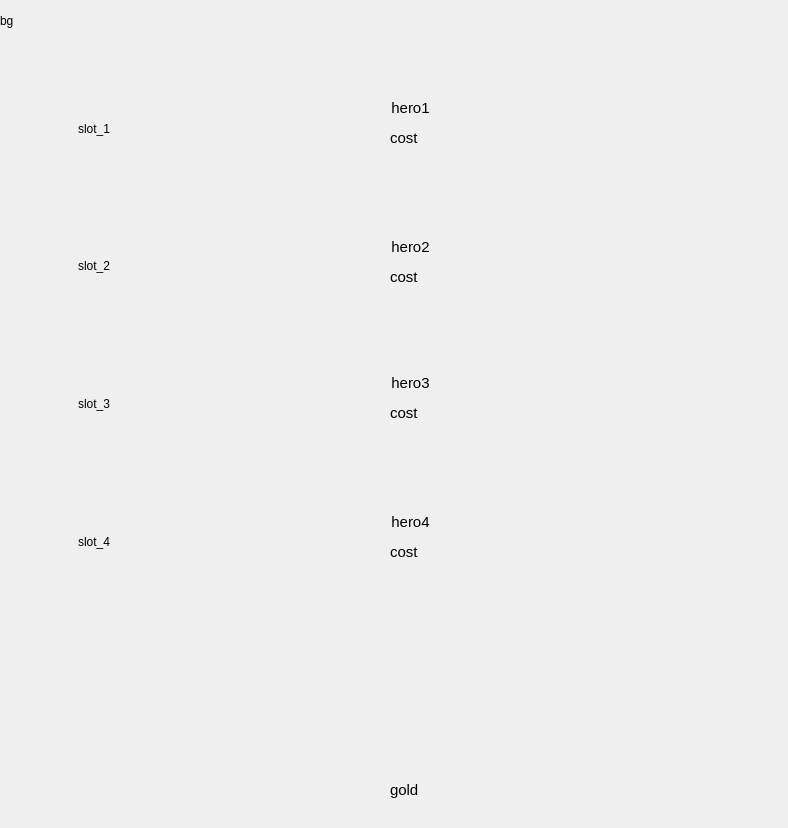
<?xml version="1.0" encoding="UTF-8"?>
<ui version="4.0">
 <class>ChooseHeroMenu</class>
 <widget class="QMainWindow" name="ChooseHeroMenu">
  <property name="geometry">
   <rect>
    <x>0</x>
    <y>0</y>
    <width>788</width>
    <height>828</height>
   </rect>
  </property>
  <property name="windowTitle">
   <string>ChooseHero</string>
  </property>
  <widget class="QWidget" name="centralwidget">
   <widget class="QLabel" name="slot2">
    <property name="geometry">
     <rect>
      <x>78</x>
      <y>202</y>
      <width>105</width>
      <height>127</height>
     </rect>
    </property>
    <property name="frameShape">
     <enum>QFrame::NoFrame</enum>
    </property>
    <property name="frameShadow">
     <enum>QFrame::Raised</enum>
    </property>
    <property name="lineWidth">
     <number>1</number>
    </property>
    <property name="midLineWidth">
     <number>0</number>
    </property>
    <property name="text">
     <string>slot_2</string>
    </property>
   </widget>
   <widget class="QPushButton" name="pushButtonSlot1">
    <property name="geometry">
     <rect>
      <x>78</x>
      <y>65</y>
      <width>105</width>
      <height>127</height>
     </rect>
    </property>
    <property name="text">
     <string/>
    </property>
    <property name="flat">
     <bool>true</bool>
    </property>
   </widget>
   <widget class="QLabel" name="slot3">
    <property name="geometry">
     <rect>
      <x>78</x>
      <y>340</y>
      <width>105</width>
      <height>127</height>
     </rect>
    </property>
    <property name="frameShape">
     <enum>QFrame::NoFrame</enum>
    </property>
    <property name="frameShadow">
     <enum>QFrame::Raised</enum>
    </property>
    <property name="lineWidth">
     <number>1</number>
    </property>
    <property name="midLineWidth">
     <number>0</number>
    </property>
    <property name="text">
     <string>slot_3</string>
    </property>
   </widget>
   <widget class="QLabel" name="slot4">
    <property name="geometry">
     <rect>
      <x>78</x>
      <y>478</y>
      <width>105</width>
      <height>127</height>
     </rect>
    </property>
    <property name="frameShape">
     <enum>QFrame::NoFrame</enum>
    </property>
    <property name="frameShadow">
     <enum>QFrame::Raised</enum>
    </property>
    <property name="lineWidth">
     <number>1</number>
    </property>
    <property name="midLineWidth">
     <number>0</number>
    </property>
    <property name="text">
     <string>slot_4</string>
    </property>
   </widget>
   <widget class="QPushButton" name="pushButtonSlot3">
    <property name="geometry">
     <rect>
      <x>78</x>
      <y>340</y>
      <width>105</width>
      <height>127</height>
     </rect>
    </property>
    <property name="text">
     <string/>
    </property>
    <property name="flat">
     <bool>true</bool>
    </property>
   </widget>
   <widget class="QPushButton" name="pushButtonSlot4">
    <property name="geometry">
     <rect>
      <x>78</x>
      <y>478</y>
      <width>105</width>
      <height>127</height>
     </rect>
    </property>
    <property name="text">
     <string/>
    </property>
    <property name="flat">
     <bool>true</bool>
    </property>
   </widget>
   <widget class="QLabel" name="slot1">
    <property name="geometry">
     <rect>
      <x>78</x>
      <y>65</y>
      <width>105</width>
      <height>127</height>
     </rect>
    </property>
    <property name="frameShape">
     <enum>QFrame::NoFrame</enum>
    </property>
    <property name="frameShadow">
     <enum>QFrame::Raised</enum>
    </property>
    <property name="lineWidth">
     <number>1</number>
    </property>
    <property name="midLineWidth">
     <number>0</number>
    </property>
    <property name="text">
     <string>slot_1</string>
    </property>
   </widget>
   <widget class="QPushButton" name="pushButtonSlot2">
    <property name="geometry">
     <rect>
      <x>78</x>
      <y>202</y>
      <width>105</width>
      <height>127</height>
     </rect>
    </property>
    <property name="text">
     <string/>
    </property>
    <property name="flat">
     <bool>true</bool>
    </property>
   </widget>
   <widget class="QLabel" name="gifLabel1">
    <property name="geometry">
     <rect>
      <x>486</x>
      <y>65</y>
      <width>201</width>
      <height>127</height>
     </rect>
    </property>
    <property name="sizePolicy">
     <sizepolicy hsizetype="Preferred" vsizetype="Preferred">
      <horstretch>0</horstretch>
      <verstretch>0</verstretch>
     </sizepolicy>
    </property>
    <property name="frameShape">
     <enum>QFrame::Panel</enum>
    </property>
    <property name="frameShadow">
     <enum>QFrame::Sunken</enum>
    </property>
    <property name="lineWidth">
     <number>0</number>
    </property>
    <property name="text">
     <string/>
    </property>
    <property name="scaledContents">
     <bool>false</bool>
    </property>
    <property name="alignment">
     <set>Qt::AlignCenter</set>
    </property>
   </widget>
   <widget class="QLabel" name="gifLabel2">
    <property name="geometry">
     <rect>
      <x>486</x>
      <y>202</y>
      <width>201</width>
      <height>127</height>
     </rect>
    </property>
    <property name="frameShape">
     <enum>QFrame::Panel</enum>
    </property>
    <property name="frameShadow">
     <enum>QFrame::Sunken</enum>
    </property>
    <property name="lineWidth">
     <number>0</number>
    </property>
    <property name="text">
     <string/>
    </property>
    <property name="scaledContents">
     <bool>false</bool>
    </property>
    <property name="alignment">
     <set>Qt::AlignCenter</set>
    </property>
   </widget>
   <widget class="QLabel" name="gifLabel3">
    <property name="geometry">
     <rect>
      <x>486</x>
      <y>340</y>
      <width>201</width>
      <height>127</height>
     </rect>
    </property>
    <property name="frameShape">
     <enum>QFrame::Panel</enum>
    </property>
    <property name="frameShadow">
     <enum>QFrame::Sunken</enum>
    </property>
    <property name="lineWidth">
     <number>0</number>
    </property>
    <property name="text">
     <string/>
    </property>
    <property name="scaledContents">
     <bool>false</bool>
    </property>
    <property name="alignment">
     <set>Qt::AlignCenter</set>
    </property>
   </widget>
   <widget class="QLabel" name="gifLabel4">
    <property name="geometry">
     <rect>
      <x>486</x>
      <y>478</y>
      <width>201</width>
      <height>127</height>
     </rect>
    </property>
    <property name="frameShape">
     <enum>QFrame::Panel</enum>
    </property>
    <property name="frameShadow">
     <enum>QFrame::Sunken</enum>
    </property>
    <property name="lineWidth">
     <number>0</number>
    </property>
    <property name="text">
     <string/>
    </property>
    <property name="scaledContents">
     <bool>false</bool>
    </property>
    <property name="alignment">
     <set>Qt::AlignCenter</set>
    </property>
   </widget>
   <widget class="QPushButton" name="pushButtonBack">
    <property name="geometry">
     <rect>
      <x>700</x>
      <y>766</y>
      <width>60</width>
      <height>60</height>
     </rect>
    </property>
    <property name="toolTip">
     <string>Закрыть</string>
    </property>
    <property name="autoFillBackground">
     <bool>false</bool>
    </property>
    <property name="text">
     <string/>
    </property>
    <property name="flat">
     <bool>true</bool>
    </property>
   </widget>
   <widget class="QLabel" name="heroMenuBG">
    <property name="geometry">
     <rect>
      <x>0</x>
      <y>0</y>
      <width>41</width>
      <height>41</height>
     </rect>
    </property>
    <property name="maximumSize">
     <size>
      <width>788</width>
      <height>828</height>
     </size>
    </property>
    <property name="text">
     <string>bg</string>
    </property>
   </widget>
   <widget class="QLabel" name="slotFrame1">
    <property name="geometry">
     <rect>
      <x>67</x>
      <y>54</y>
      <width>125</width>
      <height>149</height>
     </rect>
    </property>
    <property name="frameShape">
     <enum>QFrame::Panel</enum>
    </property>
    <property name="frameShadow">
     <enum>QFrame::Raised</enum>
    </property>
    <property name="lineWidth">
     <number>0</number>
    </property>
    <property name="midLineWidth">
     <number>0</number>
    </property>
    <property name="text">
     <string/>
    </property>
   </widget>
   <widget class="QLabel" name="slotFrame2">
    <property name="geometry">
     <rect>
      <x>67</x>
      <y>191</y>
      <width>125</width>
      <height>150</height>
     </rect>
    </property>
    <property name="frameShape">
     <enum>QFrame::Panel</enum>
    </property>
    <property name="frameShadow">
     <enum>QFrame::Raised</enum>
    </property>
    <property name="lineWidth">
     <number>0</number>
    </property>
    <property name="midLineWidth">
     <number>0</number>
    </property>
    <property name="text">
     <string/>
    </property>
   </widget>
   <widget class="QLabel" name="slotFrame3">
    <property name="geometry">
     <rect>
      <x>67</x>
      <y>329</y>
      <width>125</width>
      <height>150</height>
     </rect>
    </property>
    <property name="frameShape">
     <enum>QFrame::Panel</enum>
    </property>
    <property name="frameShadow">
     <enum>QFrame::Raised</enum>
    </property>
    <property name="lineWidth">
     <number>0</number>
    </property>
    <property name="midLineWidth">
     <number>0</number>
    </property>
    <property name="text">
     <string/>
    </property>
   </widget>
   <widget class="QLabel" name="slotFrame4">
    <property name="geometry">
     <rect>
      <x>67</x>
      <y>467</y>
      <width>125</width>
      <height>150</height>
     </rect>
    </property>
    <property name="frameShape">
     <enum>QFrame::Panel</enum>
    </property>
    <property name="frameShadow">
     <enum>QFrame::Raised</enum>
    </property>
    <property name="lineWidth">
     <number>0</number>
    </property>
    <property name="midLineWidth">
     <number>0</number>
    </property>
    <property name="text">
     <string/>
    </property>
   </widget>
   <widget class="QLabel" name="costUnit1">
    <property name="geometry">
     <rect>
      <x>390</x>
      <y>128</y>
      <width>71</width>
      <height>20</height>
     </rect>
    </property>
    <property name="font">
     <font>
      <family>Arial</family>
      <pointsize>11</pointsize>
      <weight>50</weight>
      <bold>false</bold>
     </font>
    </property>
    <property name="text">
     <string>cost</string>
    </property>
   </widget>
   <widget class="QLabel" name="costUnit2">
    <property name="geometry">
     <rect>
      <x>390</x>
      <y>267</y>
      <width>71</width>
      <height>20</height>
     </rect>
    </property>
    <property name="font">
     <font>
      <family>Arial</family>
      <pointsize>11</pointsize>
      <weight>50</weight>
      <bold>false</bold>
     </font>
    </property>
    <property name="text">
     <string>cost</string>
    </property>
   </widget>
   <widget class="QLabel" name="costUnit3">
    <property name="geometry">
     <rect>
      <x>390</x>
      <y>403</y>
      <width>71</width>
      <height>20</height>
     </rect>
    </property>
    <property name="font">
     <font>
      <family>Arial</family>
      <pointsize>11</pointsize>
      <weight>50</weight>
      <bold>false</bold>
     </font>
    </property>
    <property name="text">
     <string>cost</string>
    </property>
   </widget>
   <widget class="QLabel" name="costUnit4">
    <property name="geometry">
     <rect>
      <x>390</x>
      <y>542</y>
      <width>71</width>
      <height>20</height>
     </rect>
    </property>
    <property name="font">
     <font>
      <family>Arial</family>
      <pointsize>11</pointsize>
      <weight>50</weight>
      <bold>false</bold>
     </font>
    </property>
    <property name="text">
     <string>cost</string>
    </property>
   </widget>
   <widget class="QPushButton" name="pushButtonBuy">
    <property name="geometry">
     <rect>
      <x>630</x>
      <y>766</y>
      <width>60</width>
      <height>60</height>
     </rect>
    </property>
    <property name="toolTip">
     <string>Нанять</string>
    </property>
    <property name="autoFillBackground">
     <bool>false</bool>
    </property>
    <property name="text">
     <string/>
    </property>
    <property name="flat">
     <bool>true</bool>
    </property>
   </widget>
   <widget class="QPushButton" name="pushButtonSelect1">
    <property name="geometry">
     <rect>
      <x>60</x>
      <y>54</y>
      <width>670</width>
      <height>149</height>
     </rect>
    </property>
    <property name="text">
     <string/>
    </property>
    <property name="checkable">
     <bool>false</bool>
    </property>
    <property name="flat">
     <bool>true</bool>
    </property>
   </widget>
   <widget class="QPushButton" name="pushButtonSelect2">
    <property name="geometry">
     <rect>
      <x>60</x>
      <y>191</y>
      <width>670</width>
      <height>150</height>
     </rect>
    </property>
    <property name="text">
     <string/>
    </property>
    <property name="flat">
     <bool>true</bool>
    </property>
   </widget>
   <widget class="QLabel" name="labelSelected1">
    <property name="enabled">
     <bool>true</bool>
    </property>
    <property name="geometry">
     <rect>
      <x>60</x>
      <y>54</y>
      <width>661</width>
      <height>149</height>
     </rect>
    </property>
    <property name="frameShape">
     <enum>QFrame::Box</enum>
    </property>
    <property name="lineWidth">
     <number>0</number>
    </property>
    <property name="text">
     <string/>
    </property>
   </widget>
   <widget class="QLabel" name="labelSelected2">
    <property name="enabled">
     <bool>true</bool>
    </property>
    <property name="geometry">
     <rect>
      <x>60</x>
      <y>191</y>
      <width>670</width>
      <height>150</height>
     </rect>
    </property>
    <property name="frameShape">
     <enum>QFrame::Box</enum>
    </property>
    <property name="lineWidth">
     <number>0</number>
    </property>
    <property name="text">
     <string/>
    </property>
   </widget>
   <widget class="QLabel" name="labelSelected3">
    <property name="enabled">
     <bool>true</bool>
    </property>
    <property name="geometry">
     <rect>
      <x>60</x>
      <y>329</y>
      <width>670</width>
      <height>150</height>
     </rect>
    </property>
    <property name="frameShape">
     <enum>QFrame::Box</enum>
    </property>
    <property name="lineWidth">
     <number>0</number>
    </property>
    <property name="text">
     <string/>
    </property>
   </widget>
   <widget class="QLabel" name="labelSelected4">
    <property name="enabled">
     <bool>true</bool>
    </property>
    <property name="geometry">
     <rect>
      <x>60</x>
      <y>467</y>
      <width>670</width>
      <height>150</height>
     </rect>
    </property>
    <property name="frameShape">
     <enum>QFrame::Box</enum>
    </property>
    <property name="lineWidth">
     <number>0</number>
    </property>
    <property name="text">
     <string/>
    </property>
   </widget>
   <widget class="QPushButton" name="pushButtonSelect3">
    <property name="geometry">
     <rect>
      <x>60</x>
      <y>329</y>
      <width>670</width>
      <height>150</height>
     </rect>
    </property>
    <property name="text">
     <string/>
    </property>
    <property name="flat">
     <bool>true</bool>
    </property>
   </widget>
   <widget class="QPushButton" name="pushButtonSelect4">
    <property name="geometry">
     <rect>
      <x>60</x>
      <y>467</y>
      <width>670</width>
      <height>150</height>
     </rect>
    </property>
    <property name="text">
     <string/>
    </property>
    <property name="flat">
     <bool>true</bool>
    </property>
   </widget>
   <widget class="QLabel" name="gold">
    <property name="geometry">
     <rect>
      <x>390</x>
      <y>780</y>
      <width>71</width>
      <height>20</height>
     </rect>
    </property>
    <property name="font">
     <font>
      <family>Arial</family>
      <pointsize>11</pointsize>
      <weight>50</weight>
      <bold>false</bold>
     </font>
    </property>
    <property name="text">
     <string>gold</string>
    </property>
   </widget>
   <widget class="QLabel" name="nameHero1">
    <property name="geometry">
     <rect>
      <x>300</x>
      <y>98</y>
      <width>221</width>
      <height>20</height>
     </rect>
    </property>
    <property name="font">
     <font>
      <family>Arial</family>
      <pointsize>11</pointsize>
      <weight>50</weight>
      <bold>false</bold>
     </font>
    </property>
    <property name="text">
     <string>hero1</string>
    </property>
    <property name="alignment">
     <set>Qt::AlignCenter</set>
    </property>
   </widget>
   <widget class="QLabel" name="nameHero2">
    <property name="geometry">
     <rect>
      <x>300</x>
      <y>237</y>
      <width>221</width>
      <height>20</height>
     </rect>
    </property>
    <property name="font">
     <font>
      <family>Arial</family>
      <pointsize>11</pointsize>
      <weight>50</weight>
      <bold>false</bold>
     </font>
    </property>
    <property name="text">
     <string>hero2</string>
    </property>
    <property name="alignment">
     <set>Qt::AlignCenter</set>
    </property>
   </widget>
   <widget class="QLabel" name="nameHero3">
    <property name="geometry">
     <rect>
      <x>300</x>
      <y>373</y>
      <width>221</width>
      <height>20</height>
     </rect>
    </property>
    <property name="font">
     <font>
      <family>Arial</family>
      <pointsize>11</pointsize>
      <weight>50</weight>
      <bold>false</bold>
     </font>
    </property>
    <property name="text">
     <string>hero3</string>
    </property>
    <property name="alignment">
     <set>Qt::AlignCenter</set>
    </property>
   </widget>
   <widget class="QLabel" name="nameHero4">
    <property name="geometry">
     <rect>
      <x>300</x>
      <y>512</y>
      <width>221</width>
      <height>20</height>
     </rect>
    </property>
    <property name="font">
     <font>
      <family>Arial</family>
      <pointsize>11</pointsize>
      <weight>50</weight>
      <bold>false</bold>
     </font>
    </property>
    <property name="text">
     <string>hero4</string>
    </property>
    <property name="alignment">
     <set>Qt::AlignCenter</set>
    </property>
   </widget>
   <zorder>heroMenuBG</zorder>
   <zorder>labelSelected3</zorder>
   <zorder>labelSelected2</zorder>
   <zorder>labelSelected1</zorder>
   <zorder>labelSelected4</zorder>
   <zorder>costUnit3</zorder>
   <zorder>costUnit2</zorder>
   <zorder>costUnit4</zorder>
   <zorder>costUnit1</zorder>
   <zorder>slotFrame4</zorder>
   <zorder>slotFrame3</zorder>
   <zorder>slotFrame2</zorder>
   <zorder>slotFrame1</zorder>
   <zorder>slot1</zorder>
   <zorder>slot2</zorder>
   <zorder>slot3</zorder>
   <zorder>slot4</zorder>
   <zorder>pushButtonBack</zorder>
   <zorder>pushButtonBuy</zorder>
   <zorder>gold</zorder>
   <zorder>nameHero1</zorder>
   <zorder>nameHero2</zorder>
   <zorder>nameHero3</zorder>
   <zorder>nameHero4</zorder>
   <zorder>gifLabel4</zorder>
   <zorder>gifLabel1</zorder>
   <zorder>gifLabel3</zorder>
   <zorder>gifLabel2</zorder>
   <zorder>pushButtonSelect3</zorder>
   <zorder>pushButtonSelect1</zorder>
   <zorder>pushButtonSelect4</zorder>
   <zorder>pushButtonSelect2</zorder>
   <zorder>pushButtonSlot2</zorder>
   <zorder>pushButtonSlot4</zorder>
   <zorder>pushButtonSlot3</zorder>
   <zorder>pushButtonSlot1</zorder>
  </widget>
 </widget>
 <resources/>
 <connections/>
</ui>
